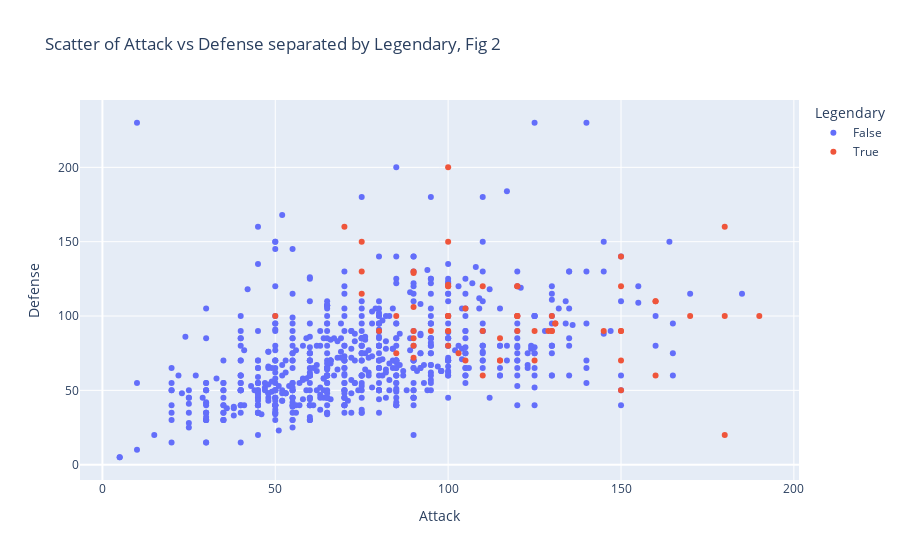

Here is the notebook cell this chart was saved with:
### Code cell
import plotly.express as px
fig = px.scatter(pokemon,x = "Attack", y= "Defense", color="Legendary",  title = "Scatter of Attack vs Defense separated by Legendary, Fig 2")
fig.show()

### Figure 1 — Plotly figure (JSON) as saved in the notebook; plotly's stock layout.template omitted (floating-point values rounded to 4 significant figures; data arrays with more than 128 entries replaced by an {"elided": "..."} marker saying what was removed)
{"data": [{"hovertemplate": "Legendary=False<br>Attack=%{x}<br>Defense=%{y}<extra></extra>", "legendgroup": "False", "marker": {"color": "#636efa", "symbol": "circle"}, "mode": "markers", "name": "False", "orientation": "v", "showlegend": true, "type": "scatter", "x": {"elided": "735 int values"}, "xaxis": "x", "y": {"elided": "735 int values"}, "yaxis": "y"}, {"hovertemplate": "Legendary=True<br>Attack=%{x}<br>Defense=%{y}<extra></extra>", "legendgroup": "True", "marker": {"color": "#EF553B", "symbol": "circle"}, "mode": "markers", "name": "True", "orientation": "v", "showlegend": true, "type": "scatter", "x": [85, 90, 100, 110, 190, 150, 85, 115, 75, 90, 130, 100, 50, 75, 80, 100, 90, 130, 100, 150, 150, 180, 150, 180, 100, 150, 180, 70, 95, 75, 105, 125, 120, 120, 90, 160, 100, 120, 90, 100, 103, 120, 100, 90, 129, 90, 115, 100, 115, 105, 120, 150, 125, 145, 130, 170, 120, 131, 131, 100, 100, 160, 110, 160, 110], "xaxis": "x", "y": [100, 85, 90, 90, 100, 70, 75, 85, 115, 130, 90, 200, 100, 150, 90, 120, 80, 100, 90, 90, 140, 160, 90, 100, 100, 50, 20, 160, 90, 130, 105, 70, 120, 100, 106, 110, 120, 100, 90, 100, 75, 120, 100, 129, 90, 72, 70, 80, 70, 70, 100, 120, 90, 90, 90, 100, 90, 95, 95, 121, 150, 110, 60, 60, 120], "yaxis": "y"}], "layout": {"legend": {"title": {"text": "Legendary"}, "tracegroupgap": 0}, "title": {"text": "Scatter of Attack vs Defense separated by Legendary, Fig 2"}, "xaxis": {"anchor": "y", "domain": [0, 1], "title": {"text": "Attack"}}, "yaxis": {"anchor": "x", "domain": [0, 1], "title": {"text": "Defense"}}}}
